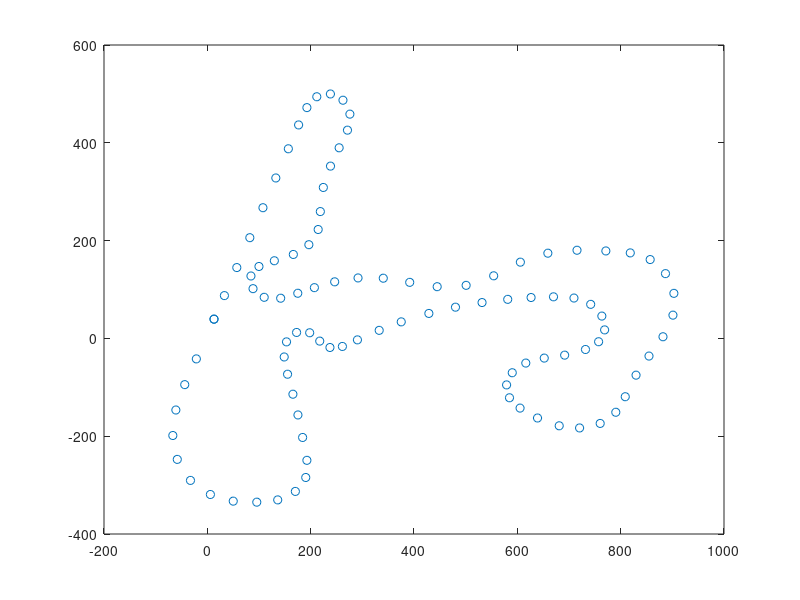

Recreate this plot in MATLAB. (Note: this script raises an error after producing the figure.)
clearvars
load('session_zandvoort_laps36-52_20130627_0931_v1.mat')

%% select desired laps

ind = Lap<0;

% for i=[39 40 41 44]
for i=[36:44 49:51]
% for i=41
    ind = or(Lap==i, ind);
end

Lap(~ind)=[];
Distancem(~ind)=[];
Xpositionm(~ind)=[];
Ypositionm(~ind)=[];
Speedms(~ind)=[];
LateralAccelerationG(~ind)=[];
LongitudinalAccelerationG(~ind)=[];

%% set startpoint for each lap to distance traveled zero (dist=0)
dist = Distancem;

for i=unique(Lap)'
    ind = Lap==i;
    dist(ind) = dist(ind) - min(dist(ind));

end


%% sort the data according distance traveled and fit spline
[dist_sorted, ind] = sort(dist);
lap_length = max(dist_sorted);
ind(end)=1;


xx1 = Xpositionm(ind);
yy1 = Ypositionm(ind);

%oh hells yes. I'm on fire....
b = downsample(dist_sorted,uint16(length(dist_sorted)/100));
% disp(length(b))

spline_x = csape(b,xx1(:).'/fnval(csape(b,eye(length(b)),'periodic'),dist_sorted(:).'),'periodic');
spline_y = csape(b,yy1(:).'/fnval(csape(b,eye(length(b)),'periodic'),dist_sorted(:).'),'periodic');
% 

b(end)=0;

x = fnval(spline_x,b);
y = fnval(spline_y,b);
plot(x, y, 'o') ;hold on;

points = [x y]';
spline_track = cscvn(points);




%% plot data
% figure
plot (Xpositionm, Ypositionm); hold on; axis equal


% b = cumsum([0;((diff(points.').^2)*ones(2,1)).^(1/4)]);
xy = fnval(spline_track,spline_track.breaks);
plot(xy(1,:), xy(2,:), 'xk')


b = linspace(0, max(spline_track.breaks), 5000);

xy = fnval(spline_track,b);
l = cumsum([0;(diff(xy.').^2)*ones(2,1).^0.5]);

dxy = fnval(fnder(spline_track, 1),b);
ddxy = fnval(fnder(spline_track, 2),b);


plot(xy(1,:), xy(2,:),'k','LineWidth',2)

% x = xy(1,:);
% y = xy(2,:);
% 
% dx = dxy(1,:);
% dy = dxy(2,:);
% ddx = ddxy(1,:);
% ddy = ddxy(2,:);
% 
% 
% R = (dx.^2 + dy.^2).^(3/2) ./ (dx.*ddy - dy.*ddx);
% 

R = sum(dxy.^2,1).^(3/2) ./ diff(dxy.*flip(ddxy));

% plot(x,y, '.-');
hold on
axis equal
quiver(xy(1,:), xy(2,:), ddxy(1,:), ddxy(2,:));
% plot(fnval(spline_x,1440), fnval(spline_y,1440), 'r*')

hold off

% clearvars -except lap_length spline_track
% 
track_data.spline = spline_track;
track_data.lap_length = lap_length;



% laptime_opt
